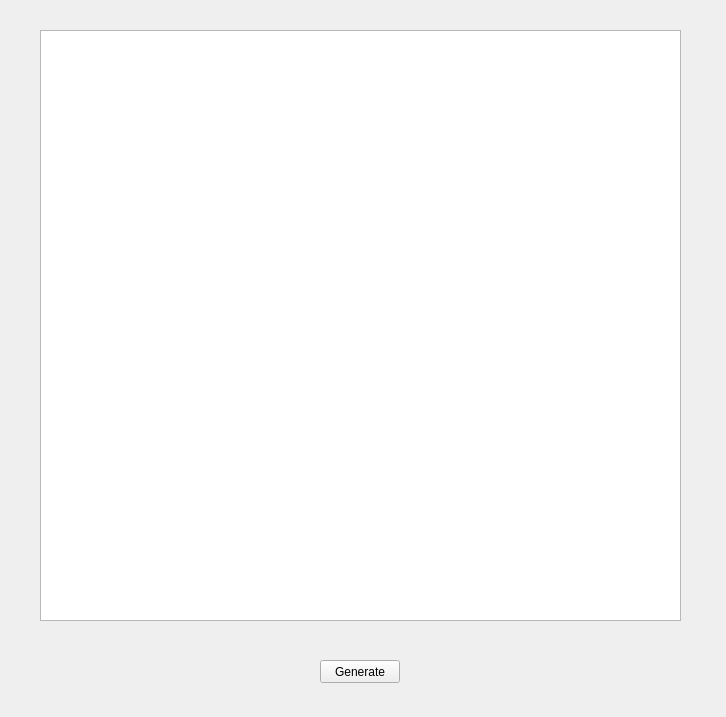
<?xml version="1.0" encoding="UTF-8"?>
<ui version="4.0">
 <class>Form</class>
 <widget class="QWidget" name="Form">
  <property name="geometry">
   <rect>
    <x>0</x>
    <y>0</y>
    <width>726</width>
    <height>717</height>
   </rect>
  </property>
  <property name="windowTitle">
   <string>Form</string>
  </property>
  <widget class="QGraphicsView" name="graphicsView">
   <property name="geometry">
    <rect>
     <x>40</x>
     <y>30</y>
     <width>641</width>
     <height>591</height>
    </rect>
   </property>
  </widget>
  <widget class="QPushButton" name="pushButton">
   <property name="geometry">
    <rect>
     <x>320</x>
     <y>660</y>
     <width>80</width>
     <height>23</height>
    </rect>
   </property>
   <property name="text">
    <string>Generate</string>
   </property>
  </widget>
 </widget>
 <resources/>
 <connections/>
</ui>
